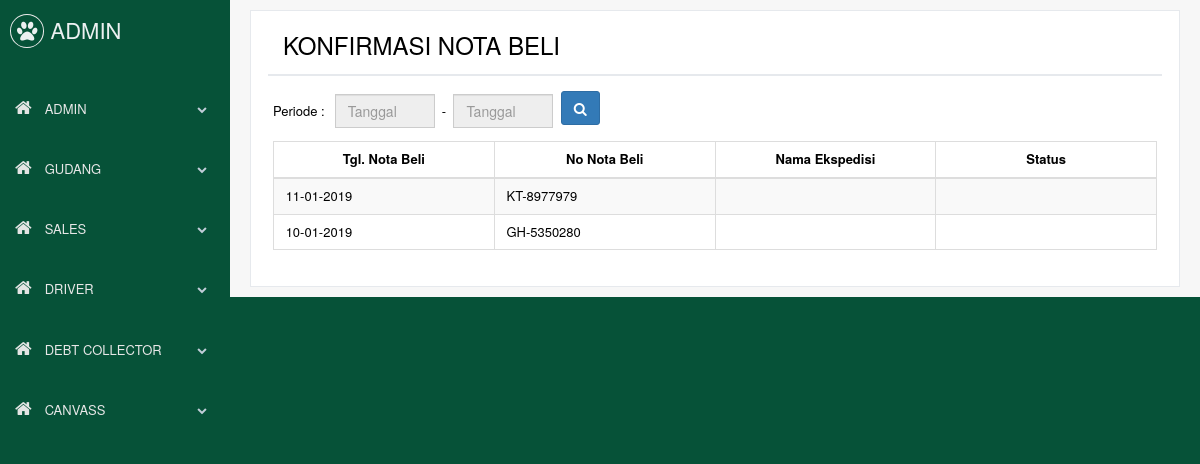
The page /mobile/index.php (signed in) on the database as committed earlier.
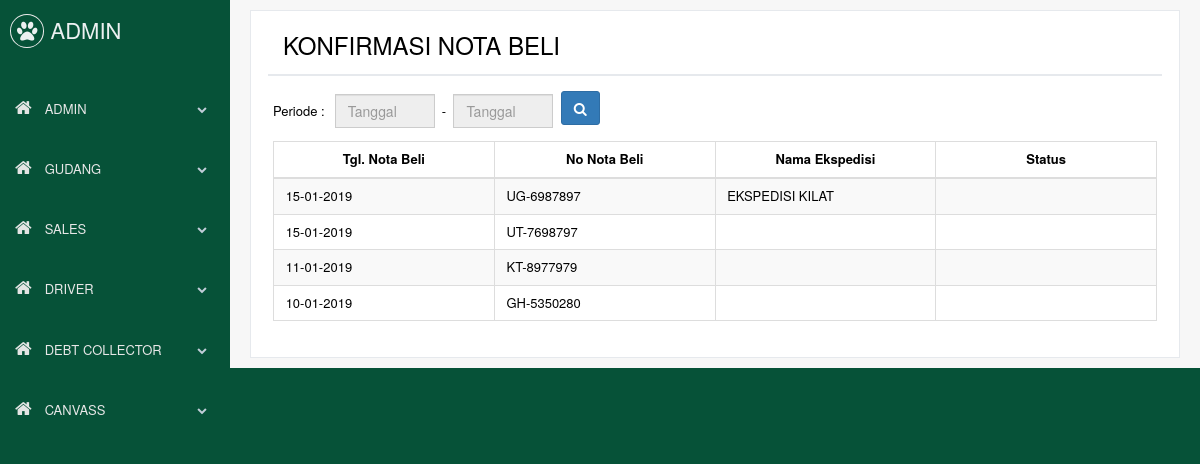
The same page on the database as committed later.
### tables this page shows
CREATE TABLE `beli` (
  `id_beli` int(11) NOT NULL,
  `no_nota_beli` varchar(15) NOT NULL,
  `tanggal` date NOT NULL,
  `id_supplier` int(11) NOT NULL,
  `id_ekspedisi` int(11) DEFAULT NULL,
  `id_karyawan` int(11) DEFAULT NULL,
  `berat_ekspedisi` int(11) DEFAULT NULL,
  `volume_ekspedisi` int(11) DEFAULT NULL,
  `tarif_ekspedisi` int(11) DEFAULT NULL,
  `keterangan` varchar(100) DEFAULT NULL,
  `status_konfirm` tinyint(1) NOT NULL,
  `diskon_all_persen` double DEFAULT NULL,
  `ppn_all_persen` double DEFAULT NULL
);

CREATE TABLE `ekspedisi` (
  `id_ekspedisi` int(11) NOT NULL,
  `nama_ekspedisi` varchar(50) NOT NULL,
  `telepon` varchar(20) NOT NULL,
  `kontakperson` varchar(50) DEFAULT NULL,
  `telepon_kontak` varchar(20) DEFAULT NULL,
  `status` tinyint(1) NOT NULL
);

### mobile/assets/page/gudang/konfirm_beli.php (the view, shortened to what this page needs)
<div class="right_col loading" role="main">
	<div class="">
		<div class="row">
			<div class="col-md-12 col-sm-12 col-xs-12">
				<div class="x_panel">
					<div class="x_title">
						<div class="col-md-6">
							<h3>KONFIRMASI NOTA BELI</h3>
						</div>
						<div class="clearfix"></div>
					</div>
					<div class="x_content">
					<div style="margin-bottom:50px">
							<table align="left">
								<tr>
									<td style="padding-right:10px">Periode :</td>
									<td><input class="form-control" style="width:100px" id="tgl_dari" type="text" value="" placeholder="Tanggal" readonly></td>
									<td>&nbsp; - &nbsp;</td>
									<td><input class="form-control" style="width:100px" id="tgl_sampai" type="text" value="" placeholder="Tanggal" readonly></td>
									<td>&nbsp;&nbsp;</td>
									<td><a class="btn btn-primary" id="btn_dari_sampai" onClick="submit();"><i class="fa fa-search"></i></a></td>
								</tr>
							</table>
					</div>
				<table id="table1" class="table table-bordered table-striped" style="table-layout:fixed">
				<thead>
					<tr>
						<th>Tgl. Nota Beli</th>
						<th>No Nota Beli</th>
						<th>Nama Ekspedisi</th>
						<th>Status</th>
					</tr>
				</thead>
				<tbody>
				<?php
if (isset($_GET['dari'])){
	$dari=date("Y-m-d", strtotime($_GET['dari']));
	$sampai=date("Y-m-d", strtotime($_GET['sampai']));
	$val="(tanggal BETWEEN '$dari' AND '$sampai') ORDER BY id_beli DESC";
} else {
	$val="MONTH(tanggal)=MONTH(CURRENT_DATE()) AND YEAR(tanggal)=YEAR(CURRENT_DATE()) ORDER BY id_beli DESC";
}
$sql=mysqli_query($con, "SELECT
    beli.id_beli
    , beli.no_nota_beli
    , beli.tanggal
	, beli.status_konfirm
	, ekspedisi.nama_ekspedisi
FROM
    beli
	LEFT JOIN ekspedisi
        ON (beli.id_ekspedisi = ekspedisi.id_ekspedisi)
WHERE $val");
while($row=mysqli_fetch_array($sql)){
if ($row['status_konfirm']==0){
	$status="";
} else if ($row['status_konfirm']==1){
	$status="SELESAI"; $warna='1E824C';
} else if ($row['status_konfirm']==2){
	$status="MENUNGGU"; $warna='337AB7';
}
	echo '			<tr>
						<td><a href="?page=gudang&mode=konfirm_beli_2&id=' .$row['id_beli']. '"><div style="min-width:70px">&nbsp;' .date("d-m-Y",strtotime($row['tanggal'])). '</div></a></td>
						<td><a href="?page=gudang&mode=konfirm_beli_2&id=' .$row['id_beli']. '"><div style="min-width:70px">&nbsp;' .$row['no_nota_beli']. '</div></a></td>
						<td><a href="?page=gudang&mode=konfirm_beli_2&id=' .$row['id_beli']. '"><div style="min-width:70px">&nbsp;' .$row['nama_ekspedisi']. '</div></a></td>';
	if ($status==""){
		echo '			<td><a href="?page=gudang&mode=konfirm_beli_2&id=' .$row['id_beli']. '"><div style="min-width:70px">&nbsp;</div></a></td>';
	} else {
		echo '			<td><a href="?page=gudang&mode=konfirm_beli_2&id=' .$row['id_beli']. '" class="badge btn-xs bg-xs" style="background-color: #' .$warna. '"><div style="min-width:70px">&nbsp;' .$status. '</div></a></td>';
	}
	echo '				</tr>';
}
?>
				</tbody>
			</table>
			</div>
			</div>
			</div>
			</div>
		</div>
	</div>
</div>

### mobile/assets/inc/header.php (shortened to what this page needs)
<!DOCTYPE html>
<html lang="en">
  <head>
    <link href="../vendors/bootstrap/dist/css/bootstrap.min.css" rel="stylesheet">
    <link href="../vendors/font-awesome-5/css/fontawesome-all.min.css" rel="stylesheet">
	<link href="../vendors/font-awesome/css/font-awesome.min.css" rel="stylesheet">
    <link href="../vendors/nprogress/nprogress.css" rel="stylesheet">
    <link href="../vendors/iCheck/skins/flat/green.css" rel="stylesheet">
    <link href="../vendors/datatables.net-bs/css/dataTables.bootstrap.min.css" rel="stylesheet">
	<link href="../vendors/datatables.net-fixedheader-bs/css/fixedHeader.bootstrap.min.css" rel="stylesheet">
	<link href="../vendors/datatables.net-responsive-bs/css/responsive.bootstrap.min.css" rel="stylesheet">
    <link href="../vendors/datatables.net-scroller-bs/css/scroller.bootstrap.min.css" rel="stylesheet">
	<link href="../vendors/magnific-popup/magnific-popup.css" rel="stylesheet">
    <link href="../vendors/bootstrap-progressbar/css/bootstrap-progressbar-3.3.4.min.css" rel="stylesheet">
    <link href="../vendors/jqvmap/dist/jqvmap.min.css" rel="stylesheet"/>
	<link rel="stylesheet" href="../vendors/bootstrap-datepicker/dist/css/bootstrap-datepicker.min.css">
    <link href="../vendors/bootstrap-daterangepicker/daterangepicker.css" rel="stylesheet">
	<link href="../vendors/select2/dist/css/select2.min.css" rel="stylesheet">
    <link href="../css/custom.min.css" rel="stylesheet">
	<link href="css/shop.css" rel="stylesheet">
  </head>

### mobile/index.php (shortened to what this page needs)
<?php
	require_once('assets/inc/config.php');
	(isset($_GET['frameless']) ? $frameless=true : $frameless=false);
	include "assets/inc/header.php";
	if(isset($_GET['page'])){
		$page = $_GET['page'];
	} else {
		$page="home";
	}
	if (! $frameless) include "assets/inc/sidebar.php";
	if(!isset($_GET['page'])){
		include "assets/page/gudang/konfirm_beli.php";
	}
	include "assets/inc/footer.php";
?>

### mobile/assets/inc/sidebar.php (shortened to what this page needs)
<body class="nav-md" style="min-height:100%">
    <div class="container body">
      <div class="main_container">
        <div class="col-md-3 left_col">
          <div class="left_col scroll-view">
            <div class="navbar nav_title" style="border: 0;">
              <a href="index.php" class="site_title"><i class="fa fa-paw"></i> <span>ADMIN</span></a>
            </div>
            <br />
            <div id="sidebar-menu" class="main_menu_side hidden-print main_menu">
              <div class="menu_section">
				<ul class="nav side-menu">
				  <li <?php echo ($page=='admin' ? ' class="active"' : '') ?> ><a><i class="fa fa-home"></i> ADMIN <span class="fa fa-chevron-down"></span></a>
				  </li>
                </ul>
                <ul class="nav side-menu">
				  <li <?php echo ($page=='gudang' ? ' class="active"' : '') ?> ><a><i class="fa fa-home"></i> GUDANG <span class="fa fa-chevron-down"></span></a>
				  </li>
                </ul>
				<ul class="nav side-menu">
				  <li <?php echo ($page=='sales' ? ' class="active"' : '') ?> ><a><i class="fa fa-home"></i> SALES <span class="fa fa-chevron-down"></span></a>
				  </li>
                </ul>
				<ul class="nav side-menu">
				  <li <?php echo ($page=='driver' ? ' class="active"' : '') ?> ><a><i class="fa fa-home"></i> DRIVER <span class="fa fa-chevron-down"></span></a>
				  </li>
                </ul>
				<ul class="nav side-menu">
				  <li <?php echo ($page=='collector' ? ' class="active"' : '') ?> ><a><i class="fa fa-home"></i> DEBT COLLECTOR <span class="fa fa-chevron-down"></span></a>
				  </li>
                </ul>
				<ul class="nav side-menu">
					<li <?php echo ($page=='canvass_keluar' ? ' class="active"' : '') ?> ><a><i class="fa fa-home"></i> CANVASS <span class="fa fa-chevron-down"></span></a>
					</li>
				</ul>
              </div>
            </div>
          </div>
        </div>

### mobile/assets/inc/footer.php (shortened to what this page needs)
	</body>
</html>

### mobile/css/shop.css (style rules this page uses)
a { color: #000000; }
.form-control[disabled], .form-control[readonly], fieldset[disabled] .form-control { color: #000; }
input[readonly].form-control { color: #000; }
thead, th { text-align: center; }

Rows that differ between the two databases and show on the page:
added beli: tanggal "15-01-2019", no_nota_beli "UG-6987897", id_ekspedisi.nama_ekspedisi "EKSPEDISI KILAT"
added beli: tanggal "15-01-2019", no_nota_beli "UT-7698797"
